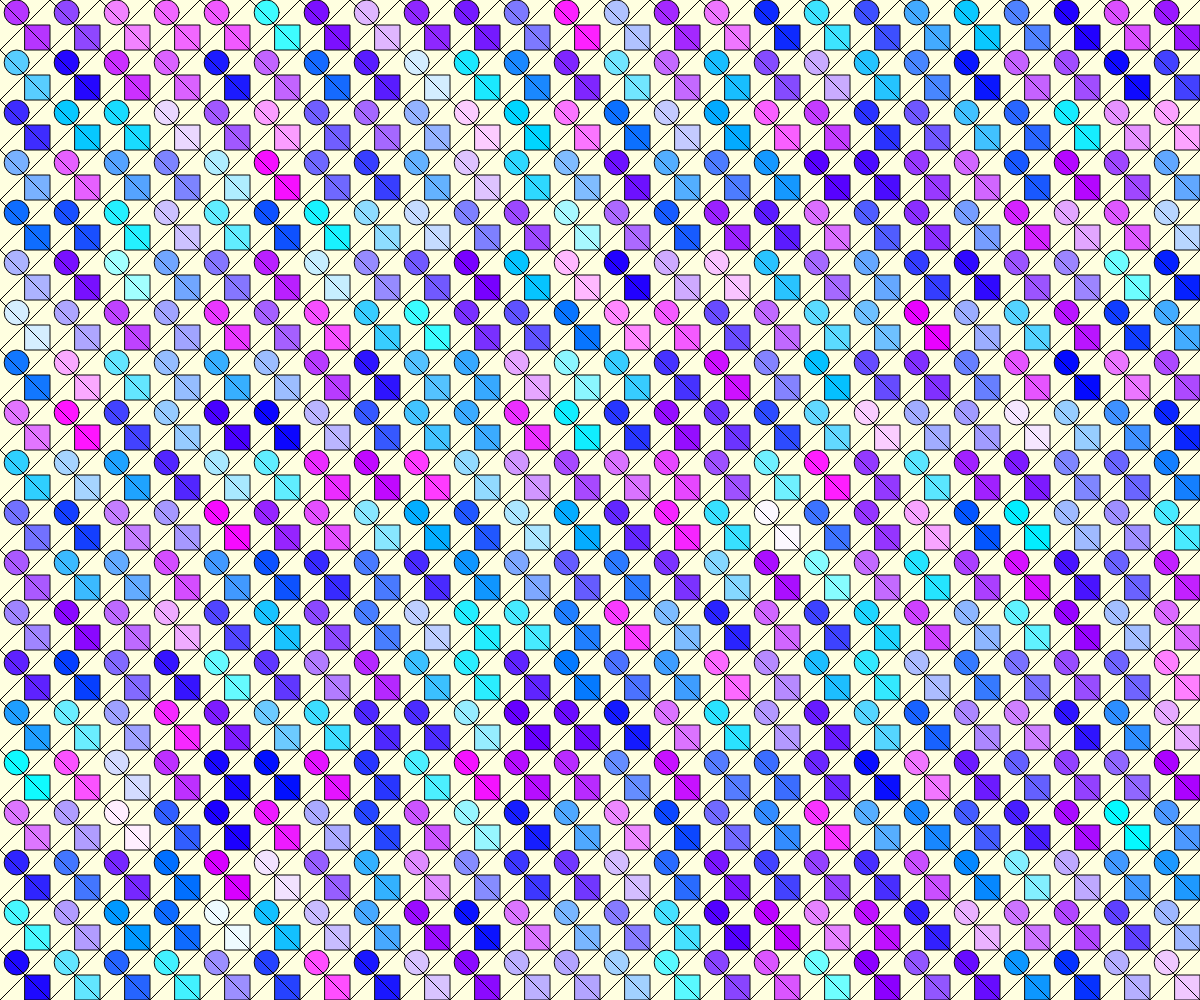
Frame 1 (no input)
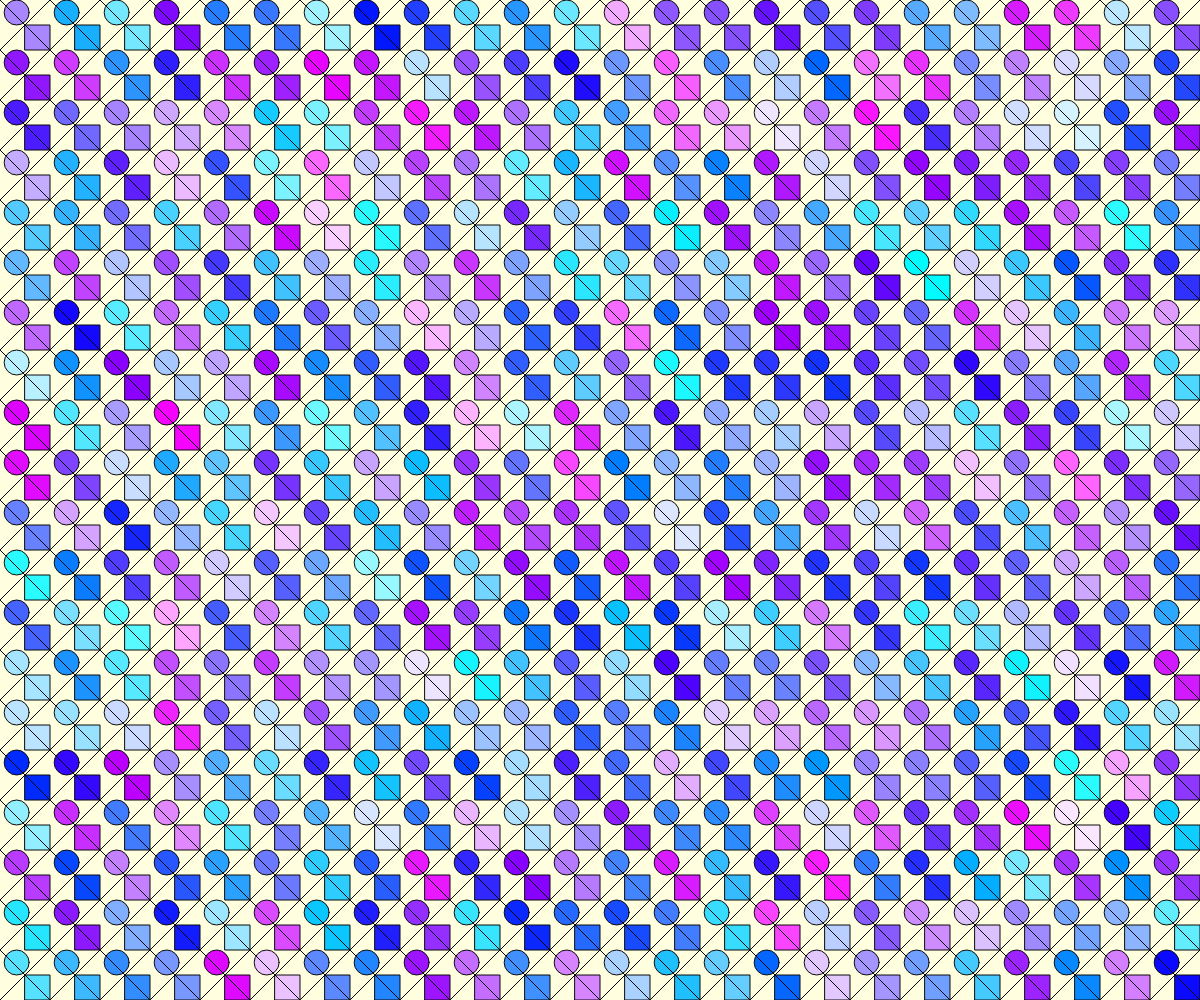
Frame 2 (the mouse pressed at the canvas centre, redrawn once)

The p5.js sketch that drew these frames (run headless with seeded random() and noise() and a simulated clock; the mouse was pressed at the canvas centre and the sketch redrawn once):

// p5.js sketch
// ── sketch.js
function setup() {
  createCanvas(windowWidth, windowHeight);
  noLoop(); // Ensures draw() is only run once
}

function draw() {
  background('lightyellow');
  drawPattern();
}

function drawPattern() {
  let spacing = 50;
  
  for (let x = 0; x < width; x += spacing) {
    for (let y = 0; y < height; y += spacing) {
      // Draw circles
      fill(random(255),random(255),random(255,255));
      stroke(10);
      rect(x + spacing / 2, y + spacing / 2, spacing / 2, spacing / 2);
      ellipse(x + spacing / 3, y + spacing / 4, spacing / 2, spacing / 2);
      
      // Drawing lines
      stroke(2);
      line(x, y, x + spacing, y + spacing);
      line(x + spacing, y, x, y + spacing);
    }
  }
}
